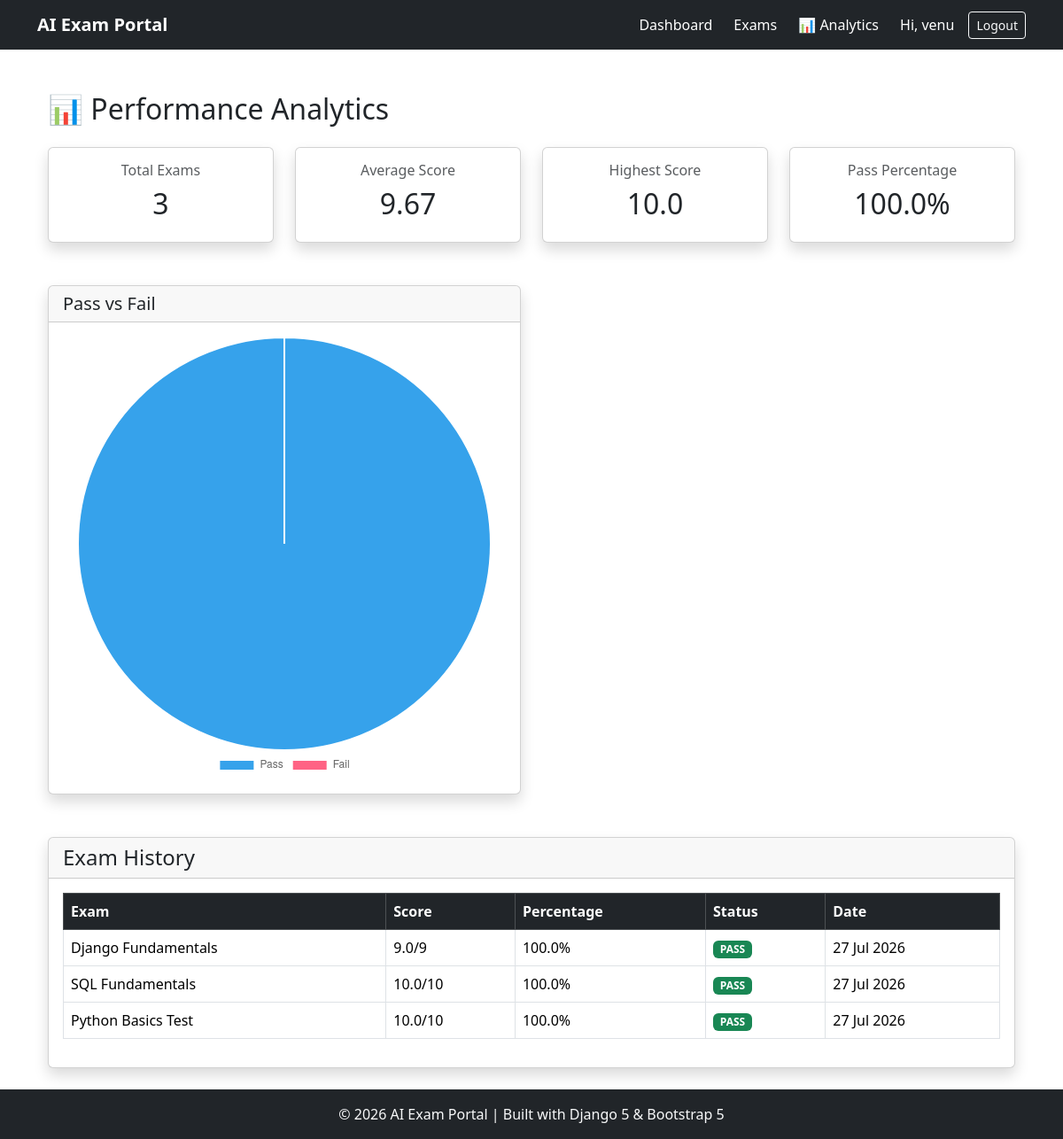
/exams/analytics/ (signed in), run on the app's committed database.
### exams/models.py (models this page shows, shortened)
class ExamAttempt(models.Model):
    student = models.ForeignKey(
        User,
        on_delete=models.CASCADE,
        related_name="exam_attempts"
    )
    exam = models.ForeignKey(
        Exam,
        on_delete=models.CASCADE,
        related_name="attempts"
    )
    started_at = models.DateTimeField(
        auto_now_add=True
    )
    submitted_at = models.DateTimeField(
        null=True,
        blank=True
    )
    score = models.FloatField(
        default=0
    )
    total_marks = models.PositiveIntegerField(
        default=0
    )
    is_submitted = models.BooleanField(
        default=False
    )
    class Meta:
        ordering = ['-started_at']
        constraints = [
            models.UniqueConstraint(
                fields=[
                    'student',
                    'exam'
                ],
                condition=Q(
                    is_submitted=True
                ),
                name="unique_submitted_attempt"
            )
        ]
    @property
    def percentage(self):
        if self.total_marks == 0:
            return 0
        return round(
            (self.score / self.total_marks) * 100,
            2
        )
    @property
    def is_passed(self):
        return self.percentage >= 40

class Exam(models.Model):
    DIFFICULTY_CHOICES = [
        ('Easy', 'Easy'),
        ('Medium', 'Medium'),
        ('Hard', 'Hard'),
    ]
    title = models.CharField(max_length=200)
    subject = models.CharField(max_length=100)
    description = models.TextField(blank=True)
    duration_minutes = models.PositiveIntegerField(default=30)
    negative_marking = models.BooleanField(
        default=False,
        help_text="Enable negative marking for incorrect answers."
    )
    negative_marks = models.FloatField(
        default=0.25,
        help_text="Marks deducted for each incorrect answer."
    )
    difficulty = models.CharField(
        max_length=10,
        choices=DIFFICULTY_CHOICES
    )
    created_by = models.ForeignKey(
        User,
        on_delete=models.CASCADE
    )
    created_at = models.DateTimeField(
        auto_now_add=True
    )
    class Meta:
        ordering = ['-created_at']

### exams/views.py (the view)
class PerformanceAnalyticsView(
    LoginRequiredMixin,
    TemplateView
):
    template_name="exams/analytics.html"
    def get_context_data(self,**kwargs):
        context = super().get_context_data(**kwargs)
        attempts = ExamAttempt.objects.filter(
            student=self.request.user,
            is_submitted=True
        )
        subject_stats = (
            attempts.values("exam__subject")
            .annotate(avg_score=Avg("score"))
        )
        subject_labels = []
        subject_scores = []
        for item in subject_stats:
            subject_labels.append(item["exam__subject"])
            subject_scores.append(float(item["avg_score"]))
        context["subject_labels"] = subject_labels
        context["subject_scores"] = subject_scores
        total = attempts.count()
        average = (
            attempts.aggregate(
                Avg("score")
            )["score__avg"]
            or 0
        )
        highest = (
            attempts.aggregate(
                Max("score")
            )["score__max"]
            or 0
        )
        passed = sum(
            1 for a in attempts
            if a.is_passed
        )
        pass_percentage = (
            passed/total*100
            if total else 0
        )
        passed_count = 0
        failed_count = 0
        for attempt in attempts:
            if attempt.is_passed:
                passed_count += 1
            else:
                failed_count += 1
        context.update({
            "total_exams": total,
            "average_score": round(average, 2),
            "highest_score": highest,
            "pass_percentage": round(pass_percentage, 2),
            "passed_count": passed_count,
            "failed_count": failed_count,
            "attempts": attempts,
        })
        return context

### templates/exams/analytics.html (shortened to what this page needs)
{% extends "base.html" %}
{% block content %}
<div class="container mt-4">
    <h2 class="mb-4">📊 Performance Analytics</h2>
    <div class="row g-4">
        <div class="col-md-3">
            <div class="card shadow text-center h-100">
                <div class="card-body">
                    <h6 class="text-muted">Total Exams</h6>
                    <h2>{{ total_exams }}</h2>
                </div>
            </div>
        </div>
        <div class="col-md-3">
            <div class="card shadow text-center h-100">
                <div class="card-body">
                    <h6 class="text-muted">Average Score</h6>
                    <h2>{{ average_score }}</h2>
                </div>
            </div>
        </div>
        <div class="col-md-3">
            <div class="card shadow text-center h-100">
                <div class="card-body">
                    <h6 class="text-muted">Highest Score</h6>
                    <h2>{{ highest_score }}</h2>
                </div>
            </div>
        </div>
        <div class="col-md-3">
            <div class="card shadow text-center h-100">
                <div class="card-body">
                    <h6 class="text-muted">Pass Percentage</h6>
                    <h2>{{ pass_percentage }}%</h2>
                </div>
            </div>
        </div>
    </div>
    <div class="row mt-5">
        <div class="col-lg-6 mb-4">
            <div class="card shadow h-100">
                <div class="card-header">
                    <h5 class="mb-0">Pass vs Fail</h5>
                </div>
                <div class="card-body">
                    <canvas id="passFailChart"></canvas>
                </div>
            </div>
        </div>
    </div>
    <div class="card shadow mt-4">
        <div class="card-header">
            <h4 class="mb-0">Exam History</h4>
        </div>
        <div class="card-body">
            <div class="table-responsive">
                <table class="table table-bordered table-hover align-middle">
                    <thead class="table-dark">
                        <tr>
                            <th>Exam</th>
                            <th>Score</th>
                            <th>Percentage</th>
                            <th>Status</th>
                            <th>Date</th>
                        </tr>
                    </thead>
                    <tbody>
                        {% for attempt in attempts %}
                        <tr>
                            <td>{{ attempt.exam.title }}</td>
                            <td>{{ attempt.score }}/{{ attempt.total_marks }}</td>
                            <td>{{ attempt.percentage }}%</td>
                            <td>
                                {% if attempt.is_passed %}
                                    <span class="badge bg-success">PASS</span>
                                {% else %}
                                    <span class="badge bg-danger">FAIL</span>
                                {% endif %}
                            </td>
                            <td>{{ attempt.submitted_at|date:"d M Y" }}</td>
                        </tr>
                        {% empty %}
                        <tr>
                            <td colspan="5" class="text-center">
                                No exams attempted yet.
                            </td>
                        </tr>
                        {% endfor %}
                    </tbody>
                </table>
            </div>
        </div>
    </div>
</div>
<script>
const ctx = document.getElementById("passFailChart");
new Chart(ctx, {
    type: "pie",
    data: {
        labels: ["Pass", "Fail"],
        datasets: [{
            data: [
                {{ passed_count }},
                {{ failed_count }}
            ]
        }]
    },
    options: {
        responsive: true,
        plugins: {
            legend: {
                position: "bottom"
            }
        }
    }
});
</script>
{% endblock %}

### templates/base.html (shortened to what this page needs)
<!DOCTYPE html>
<html lang="en">
<head>
    <link href="https://cdn.jsdelivr.net/npm/bootstrap@5.3.3/dist/css/bootstrap.min.css" rel="stylesheet">
    <link rel="stylesheet"
          href="https://cdn.jsdelivr.net/npm/bootstrap-icons@1.11.3/font/bootstrap-icons.min.css">
</head>
<body class="d-flex flex-column min-vh-100">
<nav class="navbar navbar-expand-lg navbar-dark bg-dark">
    <div class="container">
        <a class="navbar-brand fw-bold" href="/">
            AI Exam Portal
        </a>
        <div class="collapse navbar-collapse" id="mainNavbar">
            <div class="navbar-nav ms-auto align-items-lg-center gap-lg-2">
                <a href="{% url 'dashboard' %}"
                   class="nav-link text-white">
                    Dashboard
                </a>
                <a href="{% url 'exam_list' %}"
                   class="nav-link text-white">
                    Exams
                </a>
                <a href="{% url 'performance_analytics' %}"
                   class="nav-link text-white">
                    📊 Analytics
                </a>
                {% if user.is_authenticated %}
                    <span class="nav-link text-white">
                        Hi, {{ user.username }}
                    </span>
                    <form method="post"
                          action="{% url 'logout' %}"
                          class="d-lg-inline">
                        <button type="submit"
                                class="btn btn-outline-light btn-sm w-100 w-lg-auto">
                            Logout
                        </button>
                    </form>
                {% endif %}
            </div>
        </div>
    </div>
</nav>
<main class="container py-4 flex-grow-1">
    {% block content %}{% endblock %}
</main>
<footer class="bg-dark text-light text-center py-3 mt-auto">
    <p class="mb-0">
        © 2026 AI Exam Portal | Built with Django 5 & Bootstrap 5
    </p>
</footer>
</body>
</html>

### data on the page
ExamAttempt: exam "Django Fundamentals", score "9.0", total_marks "9", percentage "100.0", shows "PASS", submitted_at "27 Jul 2026"
ExamAttempt: exam "SQL Fundamentals", score "10.0", total_marks "10", percentage "100.0", shows "PASS", submitted_at "27 Jul 2026"
ExamAttempt: exam "Python Basics Test", score "10.0", total_marks "10", percentage "100.0", shows "PASS", submitted_at "27 Jul 2026"

### other printed values
{{ user.username }} "venu"
{{ total_exams }} "3"
{{ average_score }} "9.67"
{{ highest_score }} "10.0"
{{ pass_percentage }} "100.0"
chart data {{ failed_count }} 0
